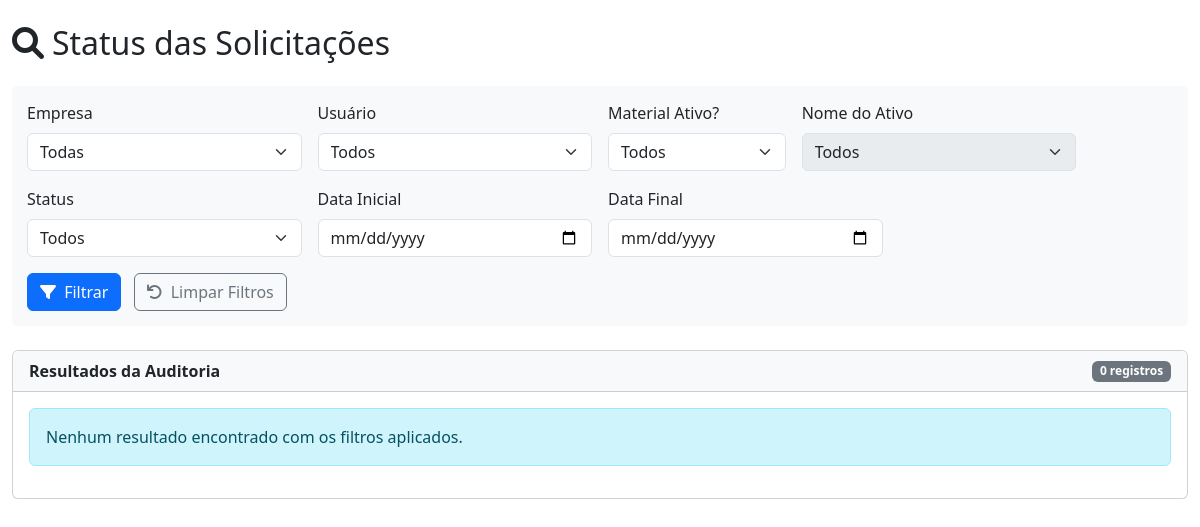
The app's page /auditoria_solicitacoes (signed in), older data.
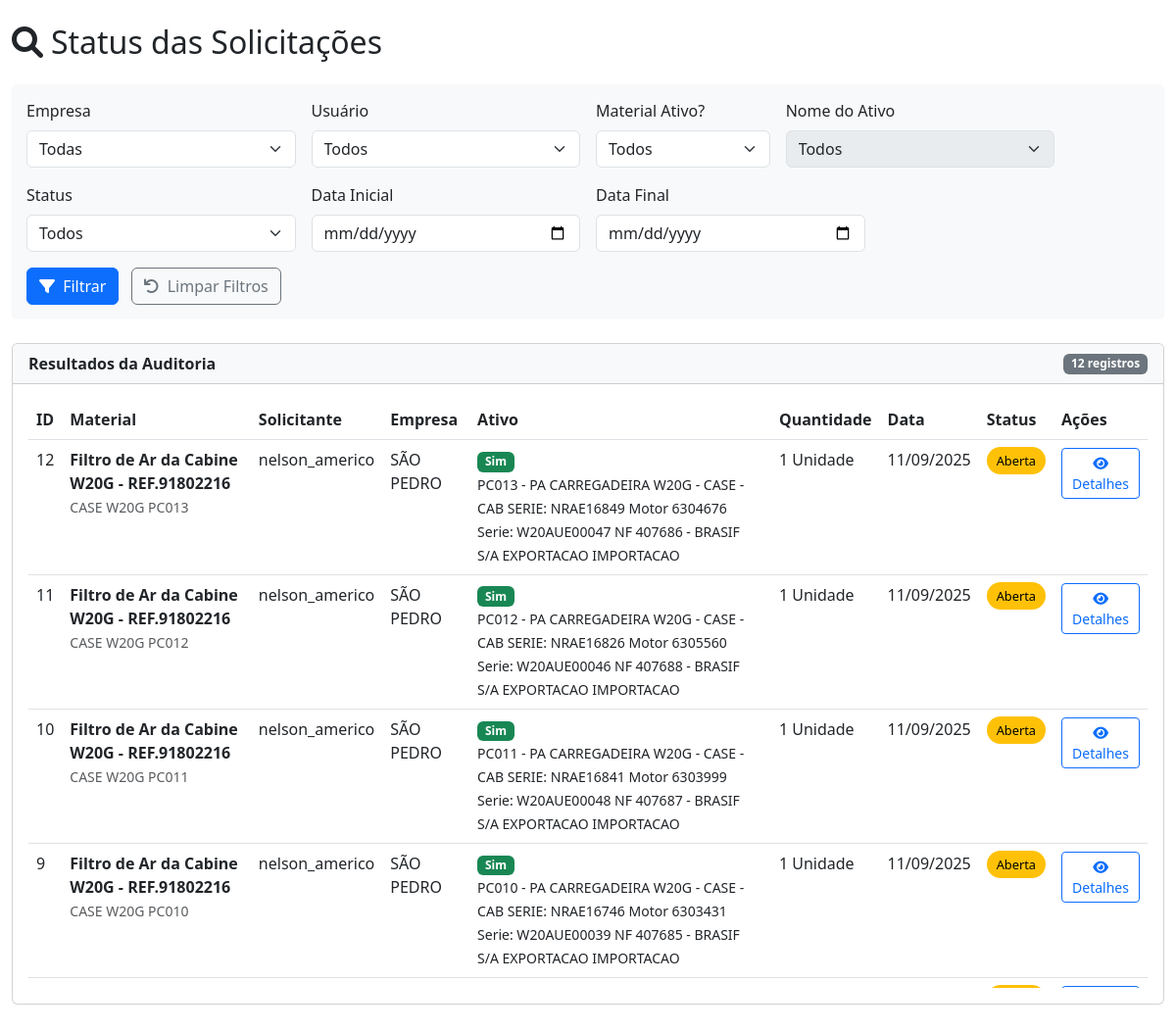
The same page, newer data.
### app.py (models this page shows, shortened)
class SolicitacoesCompra(db.Model):
    __tablename__ = 'SolicitacoesCompra'
    id = db.Column(db.Integer, primary_key=True)
    cod_material = db.Column(db.Integer, db.ForeignKey('Materiais.CodMaterial'), nullable=False)
    especificacao = db.Column(db.Text, nullable=False)
    quantidade = db.Column(db.Integer, nullable=False)
    unidade_medida = db.Column(db.String(20), nullable=False, default='Unidade')
    aplicacao = db.Column(db.Text, nullable=True)
    empresa = db.Column(db.Text, nullable=False)
    data_solicitacao = db.Column(db.DateTime, nullable=False, default=datetime.utcnow)
    usuario = db.Column(db.Text, nullable=False)
    foto_path = db.Column(db.Text, nullable=True)
    marca = db.Column(db.Text, nullable=True)
    ativo = db.Column(db.String(3), nullable=False)
    nome_ativo = db.Column(db.Text, nullable=True)
    prioridade = db.Column(db.String(20), nullable=False, default='Programado')
    status_aprovacao = db.Column(db.String(20), nullable=True, default=None)
    material = db.relationship('Materiais', backref='solicitacoes')

class Materiais(db.Model):
    __tablename__ = 'Materiais'
    CodMaterial = db.Column(db.Integer, primary_key=True, autoincrement=True)
    DescricaoMaterial = db.Column(db.Text, nullable=False)
    Empresa = db.Column(db.Text, nullable=False)
    Aplicacao = db.Column(db.Text, nullable=False)
    QuantidadeEstoque = db.Column(db.Integer, default=0)
    Fornecedor = db.Column(db.Text)
    NumeroNF = db.Column(db.Text)
    FatorConsumo = db.Column(db.Float, nullable=True, default=0.0)
    Ativo = db.Column(db.Boolean, default=False)

### app.py (the view)
@routes_bp.route('/auditoria_solicitacoes', methods=['GET'])
def auditoria_solicitacoes():
    if 'usuario' not in session:
        return redirect(url_for('routes_bp.login'))
    try:
        empresa = request.args.get('empresa')
        usuario = request.args.get('usuario')
        ativo = request.args.get('ativo')
        nome_ativo = request.args.get('nome_ativo')
        data_inicio = request.args.get('data_inicio')
        data_fim = request.args.get('data_fim')
        status = request.args.get('status')
        query = db.session.query(SolicitacoesCompra)
        if empresa:
            query = query.filter(SolicitacoesCompra.empresa == empresa)
        if usuario:
            query = query.filter(SolicitacoesCompra.usuario == usuario)
        if ativo:
            query = query.filter(SolicitacoesCompra.ativo == ativo)
        if nome_ativo and ativo == 'Sim':
            query = query.filter(SolicitacoesCompra.nome_ativo.ilike(f'%{nome_ativo}%'))
        if data_inicio:
            query = query.filter(SolicitacoesCompra.data_solicitacao >= data_inicio)
        if data_fim:
            data_fim_ajustada = datetime.strptime(data_fim, '%Y-%m-%d') + timedelta(days=1)
            query = query.filter(SolicitacoesCompra.data_solicitacao <= data_fim_ajustada)
        solicitacoes = query.order_by(SolicitacoesCompra.data_solicitacao.desc()).all()
        fornecedor_ids = set()
        for solicitacao in solicitacoes:
            preenchimento = db.session.query(SolicitacoesPreenchidas).filter_by(
                solicitacao_id=solicitacao.id
            ).first()
            if preenchimento and preenchimento.fornecedor_id:
                fornecedor_ids.add(preenchimento.fornecedor_id)
        fornecedores = {}
        if fornecedor_ids:
            conn = get_db_connection(DB_PATH_FORNECEDORES)
            if conn:
                try:
                    cursor = conn.cursor()
                    cursor.execute(
                        f'SELECT id, nome_fantasia, cnpj FROM fornecedores WHERE id IN ({",".join("?"*len(fornecedor_ids))})',
                        list(fornecedor_ids)
                    )
                    for row in cursor.fetchall():
                        fornecedores[row[0]] = {
                            'nome_fantasia': row[1],
                            'cnpj': format_cnpj(row[2]) if row[2] else 'N/A'
                        }
                finally:
                    conn.close()
        auditoria = []
        for solicitacao in solicitacoes:
            material = db.session.get(Materiais, solicitacao.cod_material)
            preenchimento = db.session.query(SolicitacoesPreenchidas).filter_by(
                solicitacao_id=solicitacao.id
            ).first()
            pedido = None
            if preenchimento:
                pedido = db.session.query(PedidosCompra).join(
                    pedido_preenchimento_associacao,
                    PedidosCompra.id == pedido_preenchimento_associacao.c.pedido_id
                ).filter(
                    pedido_preenchimento_associacao.c.preenchimento_id == preenchimento.id
                ).first()
            estoque = None
            if preenchimento:
                estoque = db.session.query(Estoque).filter_by(
                    preenchimento_id=preenchimento.id
                ).first()
            requisicoes = []
            if preenchimento:
                requisicoes = db.session.query(Requisicoes).filter_by(
                    preenchimento_id=preenchimento.id
                ).all()
            if status:
                if status == 'Aberta' and preenchimento:
                    continue
                elif status != 'Aberta' and (not preenchimento or preenchimento.status != status):
                    continue
            fornecedor_info = {}
            if preenchimento and preenchimento.fornecedor_id:
                fornecedor_info = fornecedores.get(preenchimento.fornecedor_id, {
                    'nome_fantasia': 'Fornecedor não encontrado',
                    'cnpj': 'N/A'
                })
            auditoria.append({
                'solicitacao': solicitacao,
                'material': material,
                'preenchimento': preenchimento,
                'pedido': pedido,
                'estoque': estoque,
                'requisicoes': requisicoes,
                'fornecedor': fornecedor_info
            })
        empresas = db.session.query(
            SolicitacoesCompra.empresa
        ).distinct().order_by(
            SolicitacoesCompra.empresa
        ).all()
        usuarios = db.session.query(
            SolicitacoesCompra.usuario
        ).distinct().order_by(
            SolicitacoesCompra.usuario
        ).all()
        nomes_ativos = db.session.query(
            SolicitacoesCompra.nome_ativo
        ).filter(
            SolicitacoesCompra.ativo == 'Sim',
            SolicitacoesCompra.nome_ativo.isnot(None)
        ).distinct().order_by(
            SolicitacoesCompra.nome_ativo
        ).all()
        return render_template(
            'auditoria_solicitacoes.html',
            auditoria=auditoria,
            empresas=[e[0] for e in empresas if e[0]],
            usuarios=[u[0] for u in usuarios if u[0]],
            nomes_ativos=[n[0] for n in nomes_ativos if n[0]],
            filtros={
                'empresa': empresa,
                'usuario': usuario,
                'ativo': ativo,
                'nome_ativo': nome_ativo,
                'data_inicio': data_inicio,
                'data_fim': data_fim,
                'status': status
            }
        )
    except Exception as e:
        db.session.rollback()
        flash(f'Erro ao carregar auditoria: {str(e)}', 'error')
        app.logger.error(f'Erro em auditoria_solicitacoes: {str(e)}', exc_info=True)
        return render_template(
            'auditoria_solicitacoes.html',
            auditoria=[],
            empresas=[],
            usuarios=[],
            nomes_ativos=[],
            filtros={}
        )

### app.py (called while the page is built, shortened)
def get_db_connection(db_path):
    try:
        conn = sqlite3.connect(db_path)
        conn.row_factory = sqlite3.Row
        return conn
    except sqlite3.Error as e:
        app.logger.error(f"Erro ao conectar ao banco de fornecedores: {str(e)}")
        return None

@routes_bp.before_request
def verificar_tempo_inatividade():
    if request.endpoint in ['routes_bp.login', 'static']:
        return
    print(f"Verificando sessão para endpoint: {request.endpoint}")
    print(f"Sessão atual: {dict(session)}")
    print(f"Cookies recebidos: {request.cookies}")
    if 'usuario' not in session:
        print(f"Usuário não autenticado tentando acessar {request.endpoint}")
        return redirect(url_for('routes_bp.login'))
    agora = datetime.now()
    ultima_atividade = session.get('ultima_atividade')
    session['ultima_atividade'] = str(agora)

### templates/auditoria_solicitacoes.html (shortened to what this page needs)
<!DOCTYPE html>
<html lang="pt-BR">
<head>
    <link href="https://cdn.jsdelivr.net/npm/bootstrap@5.3.0/dist/css/bootstrap.min.css" rel="stylesheet">
    <link rel="stylesheet" href="https://cdnjs.cloudflare.com/ajax/libs/font-awesome/6.0.0/css/all.min.css">
    <link rel="stylesheet" href="https://cdn.datatables.net/1.13.6/css/dataTables.bootstrap5.min.css">
</head>
<body>
    <div class="container-fluid py-4">
        <h2 class="mb-4"><i class="fas fa-search me-2"></i>Status das Solicitações</h2>
        <div class="filter-section mb-4">
            <form method="get" class="row g-3" id="filterForm">
                <div class="col-md-3">
                    <label for="empresa" class="form-label">Empresa</label>
                    <select id="empresa" name="empresa" class="form-select">
                        <option value="">Todas</option>
                    </select>
                </div>
                <div class="col-md-3">
                    <label for="usuario" class="form-label">Usuário</label>
                    <select id="usuario" name="usuario" class="form-select">
                        <option value="">Todos</option>
                    </select>
                </div>
                <div class="col-md-2">
                    <label for="ativo" class="form-label">Material Ativo?</label>
                    <select id="ativo" name="ativo" class="form-select">
                        <option value="">Todos</option>
                    </select>
                </div>
                <div class="col-md-3">
                    <label for="nome_ativo" class="form-label">Nome do Ativo</label>
                    <select id="nome_ativo" name="nome_ativo" class="form-select" {% if not filtros.ativo == 'Sim' %}disabled{% endif %}>
                        <option value="">Todos</option>
                    </select>
                </div>
                <div class="col-md-3">
                    <label for="status" class="form-label">Status</label>
                    <select id="status" name="status" class="form-select">
                        <option value="">Todos</option>
                    </select>
                </div>
                <div class="col-md-3">
                    <label for="data_inicio" class="form-label">Data Inicial</label>
                    <input type="date" id="data_inicio" name="data_inicio" class="form-control" value="{{ filtros.data_inicio }}">
                </div>
                <div class="col-md-3">
                    <label for="data_fim" class="form-label">Data Final</label>
                    <input type="date" id="data_fim" name="data_fim" class="form-control" value="{{ filtros.data_fim }}">
                </div>
                <div class="col-md-12 mt-3">
                    <button type="submit" class="btn btn-primary me-2">
                        <i class="fas fa-filter me-1"></i> Filtrar
                    </button>
                    <a href="{{ url_for('routes_bp.auditoria_solicitacoes') }}" class="btn btn-outline-secondary">
                        <i class="fas fa-undo me-1"></i> Limpar Filtros
                    </a>
                </div>
            </form>
        </div>
        <div class="card">
            <div class="card-header d-flex justify-content-between align-items-center">
                <span>Resultados da Auditoria</span>
                <span class="badge bg-secondary">{{ auditoria|length }} registros</span>
            </div>
            <div class="card-body">
                {% if not auditoria %}
                    <div class="alert alert-info">Nenhum resultado encontrado com os filtros aplicados.</div>
                {% else %}
                    <div class="table-responsive">
                        <table id="auditoriaTable" class="table table-hover">
                            <thead>
                                <tr>
                                    <th>ID</th>
                                    <th>Material</th>
                                    <th>Solicitante</th>
                                    <th>Empresa</th>
                                    <th>Ativo</th>
                                    <th>Quantidade</th>
                                    <th>Data</th>
                                    <th>Status</th>
                                    <th>Ações</th>
                                </tr>
                            </thead>
                            <tbody>
                                {% for item in auditoria %}
                                    <tr>
                                        <td>{{ item.solicitacao.id }}</td>
                                        <td>
                                            <strong>{{ item.material.DescricaoMaterial if item.material else 'Material não encontrado' }}</strong><br>
                                            <small class="text-muted">{{ item.solicitacao.especificacao }}</small>
                                        </td>
                                        <td>{{ item.solicitacao.usuario }}</td>
                                        <td>{{ item.solicitacao.empresa }}</td>
                                        <td>
                                            {% if item.solicitacao.ativo == 'Sim' %}
                                                <span class="badge bg-success">Sim</span><br>
                                                <small>{{ item.solicitacao.nome_ativo }}</small>
                                            {% else %}
                                                <span class="badge bg-secondary">Não</span>
                                            {% endif %}
                                        </td>
                                        <td>
                                            {{ item.solicitacao.quantidade }} {{ item.solicitacao.unidade_medida }}
                                        </td>
                                        <td>{{ item.solicitacao.data_solicitacao.strftime('%d/%m/%Y') }}</td>
                                        <td>
                                            {% if not item.preenchimento %}
                                                <span class="status-badge status-aberta">Aberta</span>
                                            {% endif %}
                                        </td>
                                        <td>
                                            <button class="btn btn-sm btn-outline-primary" data-bs-toggle="modal" data-bs-target="#detalhesModal{{ item.solicitacao.id }}">
                                                <i class="fas fa-eye"></i> Detalhes
                                            </button>
                                        </td>
                                    </tr>
                                {% endfor %}
                            </tbody>
                        </table>
                    </div>
                {% endif %}
            </div>
        </div>
    </div>
</body>
</html>

### templates/auditoria_solicitacoes.html (style rules this page uses)
.status-badge { padding: 5px 10px; border-radius: 20px; font-size: 0.8rem; font-weight: 500; }
.status-aberta { background-color: #ffc107; color: #000; }
.card-header { background-color: #f8f9fa; font-weight: 600; }
.filter-section { background-color: #f8f9fa; border-radius: 5px; padding: 15px; margin-bottom: 20px; }
.table-responsive { max-height: 600px; overflow-y: auto; }

Row changes from the older to the newer data that the page shows:
added SolicitacoesCompra: solicitacao.id "12", solicitacao.especificacao "CASE W20G PC013", solicitacao.usuario "nelson_americo", solicitacao.empresa "SÃO PEDRO", solicitacao.nome_ativo "PC013 - PA CARREGADEIRA W20G - CASE - CAB SERIE: NRAE16849 Motor 6304676 Serie: W20AUE00047 NF 407686 - BRASIF S/A EXPORTACAO IMPORTACAO", solicitacao.quantidade "1", solicitacao.unidade_medida "Unidade", solicitacao.data_solicitacao "11/09/2025"
added Materiais: material "Filtro de Ar da Cabine W20G - REF.91802216" "Filtro de Ar da Cabine W20G - REF.91802216" "Filtro de Ar da Cabine W20G - REF.91802216" "Filtro de Ar da Cabine W20G - REF.91802216"
added SolicitacoesCompra: solicitacao.id "11", solicitacao.especificacao "CASE W20G PC012", solicitacao.usuario "nelson_americo", solicitacao.empresa "SÃO PEDRO", solicitacao.nome_ativo "PC012 - PA CARREGADEIRA W20G - CASE - CAB SERIE: NRAE16826 Motor 6305560 Serie: W20AUE00046 NF 407688 - BRASIF S/A EXPORTACAO IMPORTACAO", solicitacao.quantidade "1", solicitacao.unidade_medida "Unidade", solicitacao.data_solicitacao "11/09/2025"
added SolicitacoesCompra: solicitacao.id "10", solicitacao.especificacao "CASE W20G PC011", solicitacao.usuario "nelson_americo", solicitacao.empresa "SÃO PEDRO", solicitacao.nome_ativo "PC011 - PA CARREGADEIRA W20G - CASE - CAB SERIE: NRAE16841 Motor 6303999 Serie: W20AUE00048 NF 407687 - BRASIF S/A EXPORTACAO IMPORTACAO", solicitacao.quantidade "1", solicitacao.unidade_medida "Unidade", solicitacao.data_solicitacao "11/09/2025"
added SolicitacoesCompra: solicitacao.id "9", solicitacao.especificacao "CASE W20G PC010", solicitacao.usuario "nelson_americo", solicitacao.empresa "SÃO PEDRO", solicitacao.nome_ativo "PC010 - PA CARREGADEIRA W20G - CASE - CAB SERIE: NRAE16746 Motor 6303431 Serie: W20AUE00039 NF 407685 - BRASIF S/A EXPORTACAO IMPORTACAO", solicitacao.quantidade "1", solicitacao.unidade_medida "Unidade", solicitacao.data_solicitacao "11/09/2025"
Text that changed along with them:
{{ auditoria|length }}: "0" → "12"
text no longer shown: "Nenhum resultado encontrado com os filtros aplicados."
text now shown: "ID Material Solicitante Empresa Ativo Quantidade Data Status Ações"
new list line: "Sim Aberta Detalhes"
